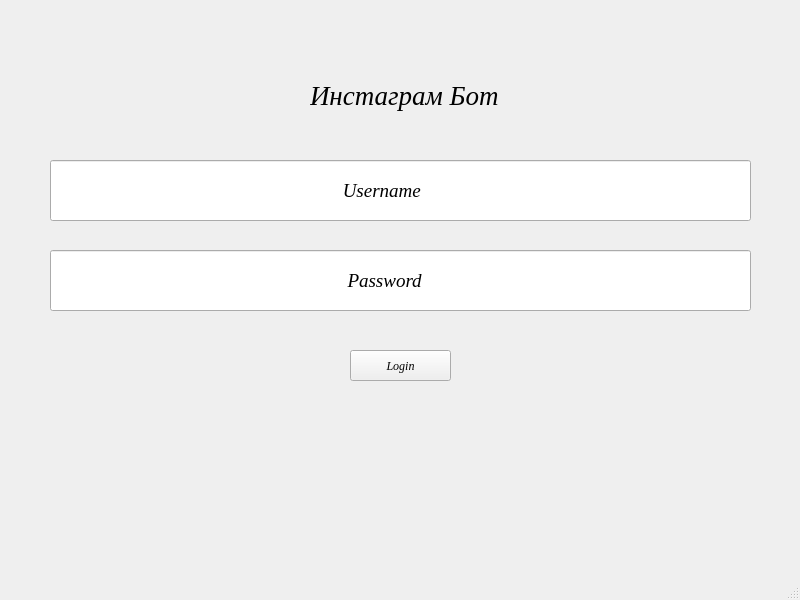
<?xml version="1.0" encoding="UTF-8"?>
<ui version="4.0">
 <class>MainWindow</class>
 <widget class="QMainWindow" name="MainWindow">
  <property name="geometry">
   <rect>
    <x>0</x>
    <y>0</y>
    <width>800</width>
    <height>600</height>
   </rect>
  </property>
  <property name="font">
   <font>
    <weight>50</weight>
    <italic>true</italic>
    <bold>false</bold>
    <underline>false</underline>
    <strikeout>false</strikeout>
   </font>
  </property>
  <property name="mouseTracking">
   <bool>false</bool>
  </property>
  <property name="windowTitle">
   <string>Добро пожаловать в меню инстаграм бота!</string>
  </property>
  <widget class="QWidget" name="centralwidget">
   <widget class="QLineEdit" name="lineEdit">
    <property name="geometry">
     <rect>
      <x>50</x>
      <y>160</y>
      <width>701</width>
      <height>61</height>
     </rect>
    </property>
    <property name="font">
     <font>
      <family>Times New Roman</family>
      <pointsize>14</pointsize>
      <italic>true</italic>
     </font>
    </property>
    <property name="text">
     <string>                                                             Username </string>
    </property>
   </widget>
   <widget class="QLineEdit" name="lineEdit_2">
    <property name="geometry">
     <rect>
      <x>50</x>
      <y>250</y>
      <width>701</width>
      <height>61</height>
     </rect>
    </property>
    <property name="font">
     <font>
      <family>Times New Roman</family>
      <pointsize>14</pointsize>
      <italic>true</italic>
     </font>
    </property>
    <property name="text">
     <string>                                                              Password</string>
    </property>
   </widget>
   <widget class="QPushButton" name="pushButton">
    <property name="geometry">
     <rect>
      <x>350</x>
      <y>350</y>
      <width>101</width>
      <height>31</height>
     </rect>
    </property>
    <property name="font">
     <font>
      <family>Times New Roman</family>
      <italic>true</italic>
     </font>
    </property>
    <property name="text">
     <string>Login</string>
    </property>
   </widget>
   <widget class="QLabel" name="label">
    <property name="enabled">
     <bool>true</bool>
    </property>
    <property name="geometry">
     <rect>
      <x>310</x>
      <y>70</y>
      <width>221</width>
      <height>51</height>
     </rect>
    </property>
    <property name="font">
     <font>
      <family>Times New Roman</family>
      <pointsize>20</pointsize>
      <italic>true</italic>
     </font>
    </property>
    <property name="text">
     <string>Инстаграм Бот</string>
    </property>
    <property name="alignment">
     <set>Qt::AlignLeading|Qt::AlignLeft|Qt::AlignVCenter</set>
    </property>
   </widget>
  </widget>
  <widget class="QMenuBar" name="menubar">
   <property name="geometry">
    <rect>
     <x>0</x>
     <y>0</y>
     <width>800</width>
     <height>21</height>
    </rect>
   </property>
  </widget>
  <widget class="QStatusBar" name="statusbar"/>
 </widget>
 <resources/>
 <connections/>
</ui>
